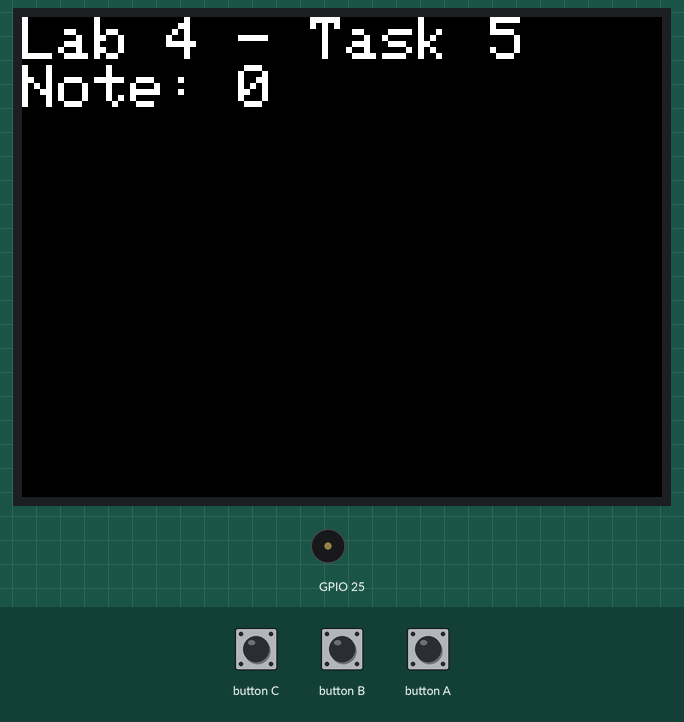
The sketch below on a simulated ESP32. On the bench: 320×240 colour display, buzzer (waves = sounding). The inputs (shaded band) are chosen by the test bench. What the sketch prints to the serial monitor is not drawn.

Above: at 1.4 s.
1.5 s: button C pressed for 0.15 s
At 2.3 s:
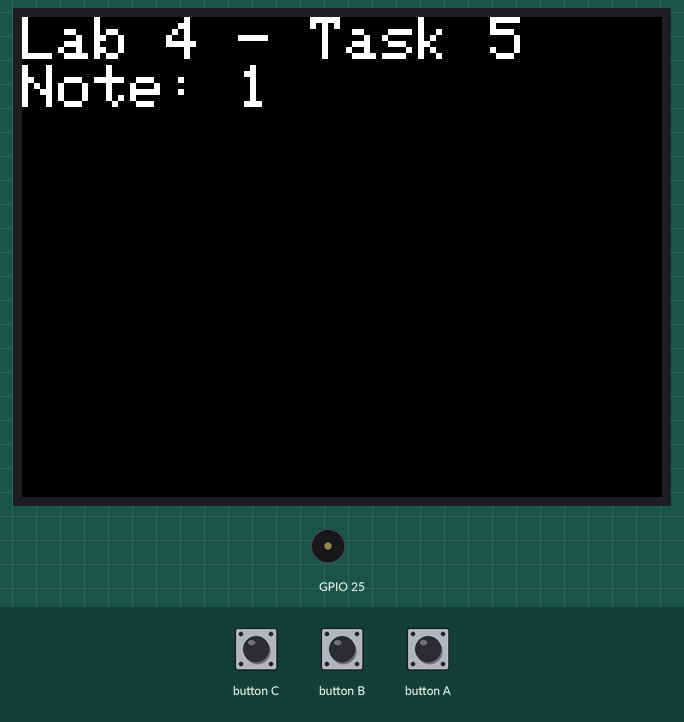
3.2 s: button C pressed for 1 s
At 4.0 s:
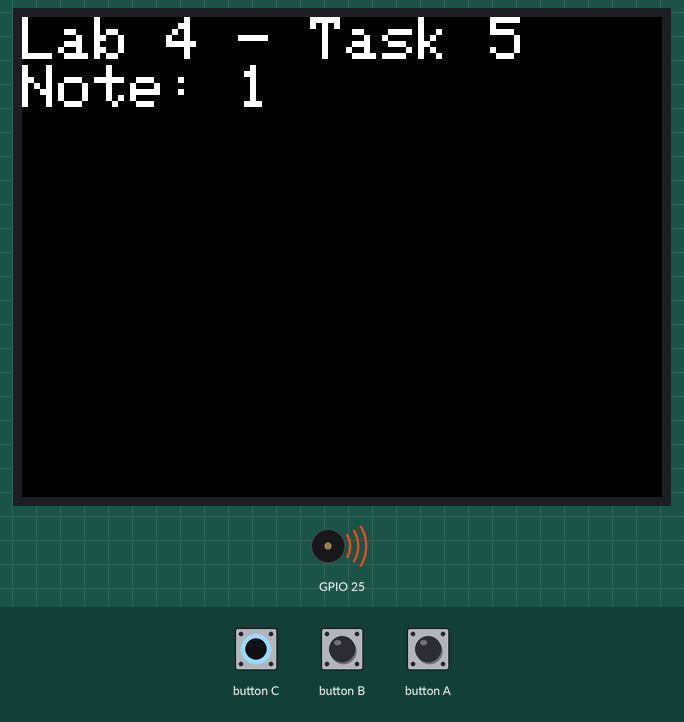
Timing chart, 0 to 6.2 s (numbered marks = the images above; inputs shaded):
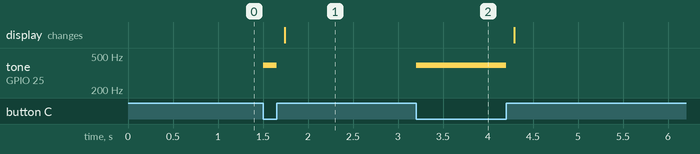

The sketch:

lab_4_5.ino
```cpp
#include <M5Unified.h>

#define C4 262
#define D4 294
#define E4 330
#define F4 349
#define G4 392
#define A4 440
#define B4 494

int melody[] = {
  G4, G4, G4, D4,
  E4, E4, D4,
  B4, B4, A4, A4, G4
};

int numNotes = sizeof(melody) / sizeof(melody[0]);

int currentIndex = 0;

void setup() {
  M5.begin();

  M5.Speaker.setVolume(180);

  Serial.begin(115200);

  M5.Display.setTextSize(3);

  showCurrentNote();
}

void loop() {
  M5.update();

  // Button C pressed
  if (M5.BtnC.wasPressed()) {
    M5.Speaker.tone(melody[currentIndex]);

    Serial.print("Playing note ");
    Serial.println(currentIndex);
  }

  // Button C released
  if (M5.BtnC.wasReleased()) {
    M5.Speaker.stop();

    // Advance to next note
    currentIndex++;

    // Wrap back to note 0
    if (currentIndex >= numNotes) {
      currentIndex = 0;
    }

    // Update LCD
    showCurrentNote();

    Serial.print("Stopped. Next note: ");
    Serial.println(currentIndex);
  }
}

void showCurrentNote() {
  M5.Display.clear();
  M5.Display.setCursor(0, 0);

  M5.Display.println("Lab 4 - Task 5");
  M5.Display.print("Note: ");
  M5.Display.println(currentIndex);
}
```

Measured:
- after the input at 1.5 s, tone on GPIO 25: silent → 392 Hz at once, → silent 0.15 s later; the display: changes after 0.24 s (image 1)
- after the input at 3.2 s, tone on GPIO 25: silent → 392 Hz at once, → silent 1.0 s later
